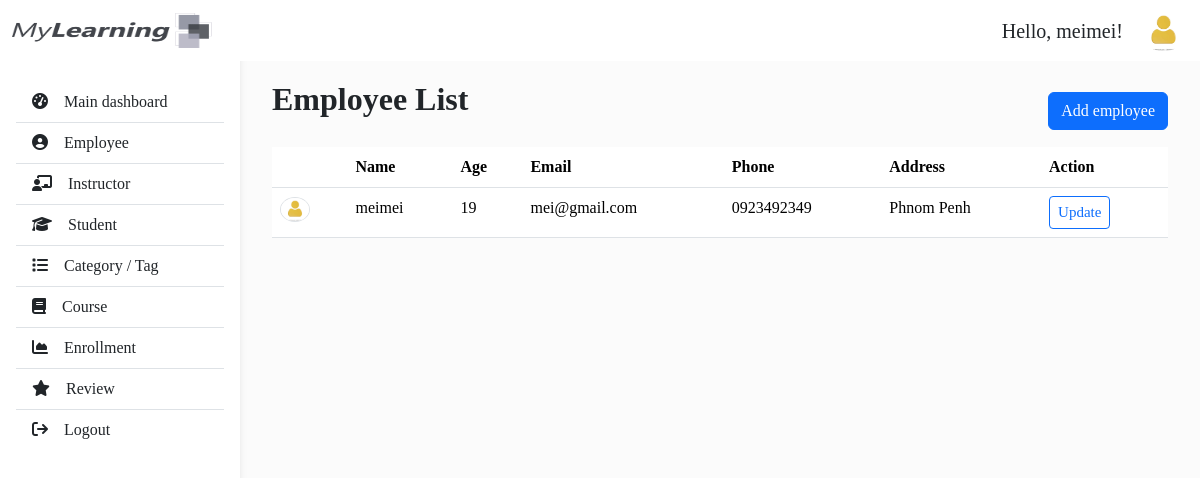
Page /employees/ (signed in) on the committed database.
### users/models.py (models this page shows, shortened)
class Employee(models.Model):
  user = models.OneToOneField(User, on_delete=models.CASCADE, null=True)
  name = models.CharField(max_length=100)
  age = models.IntegerField()
  email = models.EmailField()
  phone = models.CharField(max_length=20)
  address = models.CharField(max_length=150)

### users/decorators.py (the view)
    def wrapper_func(request, *args, **kwargs):
      group = None
      if request.user.groups.exists():
        group = request.user.groups.all()[0].name
        print('login group: ', group)
      print('allow group: ', allow_roles)
      if group in allow_roles:
        return view_func(request, *args, **kwargs)
      else:
        return HttpResponse('You are not authorize to view this page!')

### users/views.py (called while the page is built)
@login_required(login_url='login')
@allow_users(allow_roles=['admin'])
def List(request):
  employees = Employee.objects.all()
  return render(request, 'employees/list.html', {'employees':employees})

### users/templates/employees/list.html (shortened to what this page needs)
{% extends 'base.html' %}
{%block content %}
  <div class="px-4 py-3">
    <div class="d-flex align-items-center">
      <div class="flex-grow-1 fw-bold fs-2 mb-4">Employee List</div>
      <a href="{% url 'users:employee_create' %}" class="btn btn-primary">Add employee</a>
    </div>
    <div class="overflow-auto">
      <table class="table">
        <thead>
          <tr>
            <th scope="col"></th>
            <th scope="col">Name</th>
            <th scope="col">Age</th>
            <th scope="col">Email</th>
            <th scope="col">Phone</th>
            <th scope="col">Address</th>
            <th scope="col">Action</th>
          </tr>
        </thead>
        <tbody>
          {% for employee in employees %}
          <tr>
            <th scope="row">
              <img class="rounded-circle border" style="width: 30px;" src="/media/profiles/employee-profile.webp" alt="profile">
            </th>
            <td>{{employee.name}}</td>
            <td>{{employee.age}}</td>
            <td>{{employee.email}}</td>
            <td>{{employee.phone}}</td>
            <td>{{employee.address}}</td>
            <td class="btn-container">
              <a
                href="{% url 'users:employee_update' employee.id %}"
                class="btn btn-outline-primary btn-sm"
                >Update</a
              >
            </td>
          </tr>
          {% endfor %}
        </tbody>
      </table>
    </div>
  </div>
{% endblock content %}

### templates/base.html (shortened to what this page needs)
<!DOCTYPE html>
<html lang="en">
  <head>
    {% load static %}
    <link
      href="https://cdn.jsdelivr.net/npm/bootstrap@5.3.7/dist/css/bootstrap.min.css"
      rel="stylesheet"
    />
    <link
      rel="stylesheet"
      href="https://cdn.jsdelivr.net/npm/bootstrap-icons@1.11.3/font/bootstrap-icons.css"
    />
    <link
      rel="stylesheet"
      href="https://cdnjs.cloudflare.com/ajax/libs/font-awesome/6.5.0/css/all.min.css"
    />
    <link rel="stylesheet" href="{% static 'css/style.css' %}" />
  </head>
  <body>
    <header>
      <nav
        id="sidebarMenu"
        class="collapse d-lg-block sidebar collapse bg-white"
      >
        <div class="position-sticky">
          <div class="list-group list-group-flush mx-3 mt-4">
            <a
              href="{% url 'dashboard' %}"
              class="list-group-item list-group-item-action py-2 ripple"
              aria-current="true"
            >
              <i class="fas fa-tachometer-alt me-3"></i
              ><span>Main dashboard</span>
            </a>
            {% if request.user.groups.all.0.name == 'admin' %}
              <a
                href="{% url 'users:employee_list' %}"
                class="list-group-item list-group-item-action py-2 ripple"
              >
                <i class="fa-solid fa-circle-user me-3"></i><span>Employee</span>
              </a>
              <a
                href="{% url 'users:instructor_list' %}"
                class="list-group-item list-group-item-action py-2 ripple"
              >
                <i class="fa-solid fa-chalkboard-user me-3"></i><span>Instructor</span>
              </a>
              <a
                href="{% url 'users:student_list' %}"
                class="list-group-item list-group-item-action py-2 ripple"
              >
                <i class="fa-solid fa-graduation-cap me-3"></i></i><span>Student</span>
              </a>
            {% endif %}
            {% if request.user.groups.all.0.name == 'admin' or request.user.groups.all.0.name == 'instructor' %}
              <a
                href="{% url 'courses:category_list' %}"
                class="list-group-item list-group-item-action py-2 ripple"
              >
                <i class="fa-solid fa-list me-3"></i><span>Category / Tag</span>
              </a>
            {% endif %}
            <a
              href="{% url 'courses:course_list' %}"
              class="list-group-item list-group-item-action py-2 ripple"
            >
              <i class="fa-solid fa-book me-3"></i><span>Course</span>
            </a>
            {% if request.user.groups.all.0.name == 'admin' %}
              <a
                href="{% url 'enrollments:enrollment_list' %}"
                class="list-group-item list-group-item-action py-2 ripple"
              >
                <i class="fas fa-chart-area me-3"></i><span>Enrollment</span>
              </a>
            {% endif %}
            {% if request.user.groups.all.0.name == 'admin' %}
              <a
                href="{% url 'reviews:review_list' %}"
                class="list-group-item list-group-item-action py-2 ripple"
              >
                <i class="fa-solid fa-star me-3"></i><span>Review</span>
              </a>
            {% endif %}
            <a
              href="{% url 'logout' %}"
              class="list-group-item list-group-item-action py-2 ripple"
            >
              <i class="fa-solid fa-arrow-right-from-bracket me-3"></i></i></i><span>Logout</span>
            </a>
          </div>
        </div>
      </nav>
      <nav id="main-navbar" class="navbar navbar-expand-lg bg-white fixed-top">
        <div class="container-fluid">
          <a class="navbar-brand" href="#">
            <img
              src="/media/profiles/my-learning-logo.png"
              height="35"
              width="200"
              alt="MDB Logo"
              loading="lazy"
            />
          </a>
          <ul class="navbar-nav ms-auto d-flex flex-row align-items-center gap-3">
            <li class="nav-item fs-5 d-flex align-items-center gap-3">
              <span>Hello, {{request.user}}!</span>
              <div>
                {% with request.user.groups.all.0.name as group %}
                  {% if group == "admin" %}
                      <img src="/media/profiles/employee-profile.webp" alt="profile" style="height: 40px; border-radius: 50%;" />
                  {% elif group == "instructor" %}
                      <img src="/media/profiles/instructor-profile.jpg" alt="profile" style="height: 40px; border-radius: 50%;" />
                  {% endif %}
                {% endwith %}
              </div>
            </li>
          </ul>
        </div>
      </nav>
    </header>
    <main style="margin-top: 35px">
      <div class="container py-4 px-2">
        {% block content %} {% endblock content %}
      </div>
    </main>
  </body>
</html>

### static/css/style.css (style rules this page uses)
body { background-color: #fbfbfb; font-family: Cambria, Cochin, Georgia, Times, "Times New Roman", serif; }
@media (min-width: 991.98px) { main { padding-left: 240px; } }
.sidebar { position: fixed; top: 0; bottom: 0; left: 0; padding: 58px 0 0; box-shadow: 0 2px 5px 0 rgb(0 0 0 / 5%), 0 2px 10px 0 rgb(0 0 0 / 5%); width: 240px; z-index: 600; }

### rows in the picture
Employee: name "meimei", age "19", email "mei@gmail.com", phone "0923492349", address "Phnom Penh"

### other values in the picture
{{ request.user }} "meimei"
